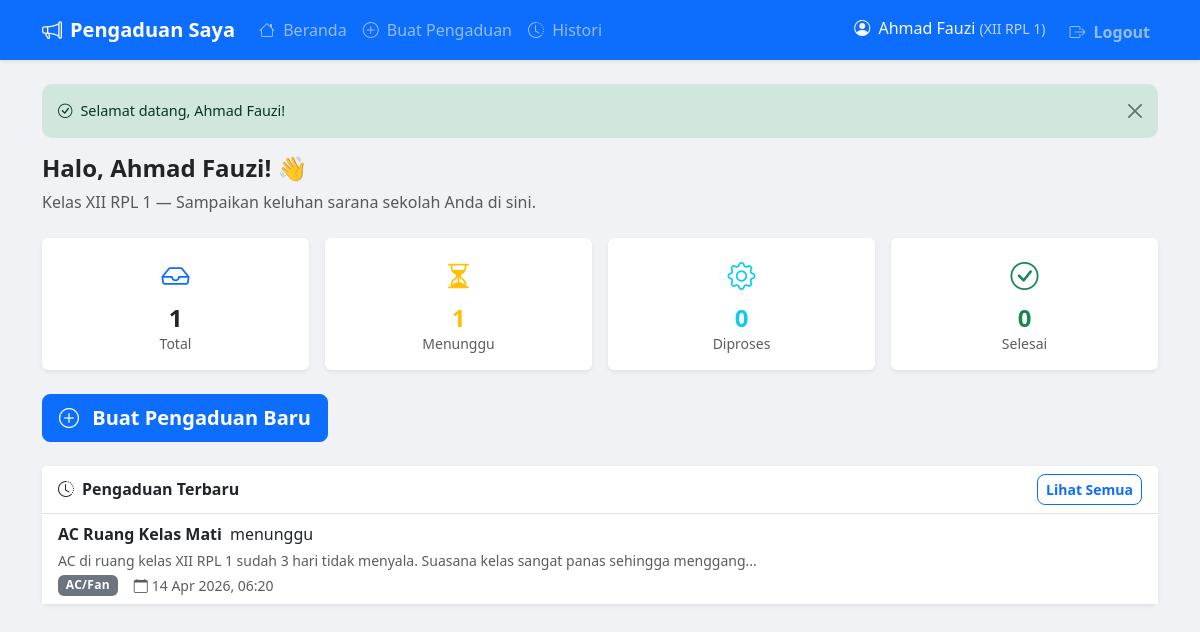
The app's page /siswa/dashboard.php (signed in) with its own data.
### tables this page shows
CREATE TABLE pengaduan (
    id INT(11) NOT NULL AUTO_INCREMENT,
    user_id INT(11) NOT NULL,
    judul VARCHAR(200) NOT NULL,
    deskripsi TEXT NOT NULL,
    kategori ENUM('Listrik', 'Meja-Kursi', 'AC/Fan', 'Komputer', 'Toilet', 'Lainnya') NOT NULL,
    status ENUM('menunggu', 'diproses', 'selesai') NOT NULL DEFAULT 'menunggu',
    created_at TIMESTAMP DEFAULT CURRENT_TIMESTAMP,
    updated_at TIMESTAMP DEFAULT CURRENT_TIMESTAMP ON UPDATE CURRENT_TIMESTAMP,
    PRIMARY KEY (id),
    FOREIGN KEY (user_id) REFERENCES users(id) ON DELETE CASCADE
);

### config/database.php (called while the page is built, shortened)
<?php
 $DB_HOST = '127.0.0.1';
 $DB_USER = 'ukk';
 $DB_PASS = 'ukk123';
 $DB_NAME = 'pengaduan_sekolah';
 $koneksi = mysqli_connect($DB_HOST, $DB_USER, $DB_PASS, $DB_NAME);
mysqli_set_charset($koneksi, "utf8mb4");
function query($sql) {
    global $koneksi;
    $result = mysqli_query($koneksi, $sql);
    $rows = [];
    while ($row = mysqli_fetch_assoc($result)) {
        $rows[] = $row;
    }
    return $rows;
}
function escape($data) {
    global $koneksi;
    return mysqli_real_escape_string($koneksi, htmlspecialchars($data, ENT_QUOTES, 'UTF-8'));
}
?>

### siswa/dashboard.php (the view, shortened to what this page needs)
<?php
require_once __DIR__ . '/../config/database.php';
require_once __DIR__ . '/../includes/functions.php';
 $pengaduan_saya = get_pengaduan_siswa($_SESSION['user_id']);
 $stat_saya = [
    'total'   => count($pengaduan_saya),
    'menunggu'=> 0,
    'diproses'=> 0,
    'selesai' => 0
];
foreach ($pengaduan_saya as $p) {
    if ($p['status'] === 'menunggu') $stat_saya['menunggu']++;
    elseif ($p['status'] === 'diproses') $stat_saya['diproses']++;
    elseif ($p['status'] === 'selesai') $stat_saya['selesai']++;
}
 $pengaduan_terbaru = array_slice($pengaduan_saya, 0, 3);
require_once __DIR__ . '/../includes/header.php';
require_once __DIR__ . '/../includes/navbar_siswa.php';
?>
<div class="container py-4">
    <?php echo flash_message(); ?>
    <div class="mb-4">
        <h4 class="fw-bold">Halo, <?php echo escape($_SESSION['nama']); ?>! <span class="wave-hand">&#128075;</span></h4>
        <p class="text-muted">Kelas <?php echo escape($_SESSION['kelas']); ?> — Sampaikan keluhan sarana sekolah Anda di sini.</p>
    </div>
    <div class="row g-3 mb-4">
        <div class="col-md-3 col-6">
            <div class="card border-0 shadow-sm text-center p-3">
                <i class="bi bi-inbox text-primary" style="font-size:28px;"></i>
                <h4 class="fw-bold mt-2 mb-0"><?php echo $stat_saya['total']; ?></h4>
                <small class="text-muted">Total</small>
            </div>
        </div>
        <div class="col-md-3 col-6">
            <div class="card border-0 shadow-sm text-center p-3">
                <i class="bi bi-hourglass-split text-warning" style="font-size:28px;"></i>
                <h4 class="fw-bold mt-2 mb-0 text-warning"><?php echo $stat_saya['menunggu']; ?></h4>
                <small class="text-muted">Menunggu</small>
            </div>
        </div>
        <div class="col-md-3 col-6">
            <div class="card border-0 shadow-sm text-center p-3">
                <i class="bi bi-gear text-info" style="font-size:28px;"></i>
                <h4 class="fw-bold mt-2 mb-0 text-info"><?php echo $stat_saya['diproses']; ?></h4>
                <small class="text-muted">Diproses</small>
            </div>
        </div>
        <div class="col-md-3 col-6">
            <div class="card border-0 shadow-sm text-center p-3">
                <i class="bi bi-check-circle text-success" style="font-size:28px;"></i>
                <h4 class="fw-bold mt-2 mb-0 text-success"><?php echo $stat_saya['selesai']; ?></h4>
                <small class="text-muted">Selesai</small>
            </div>
        </div>
    </div>
    <a href="buat_pengaduan.php" class="btn btn-primary btn-lg fw-semibold mb-4">
        <i class="bi bi-plus-circle me-2"></i> Buat Pengaduan Baru
    </a>
    <div class="card border-0 shadow-sm">
        <div class="card-header bg-white border-bottom d-flex justify-content-between align-items-center">
            <h6 class="fw-bold mb-0"><i class="bi bi-clock-history me-2"></i>Pengaduan Terbaru</h6>
            <a href="histori.php" class="btn btn-sm btn-outline-primary">Lihat Semua</a>
        </div>
        <div class="card-body p-0">
            <?php if (empty($pengaduan_terbaru)): ?>
                <div class="text-center text-muted py-5">
                    <i class="bi bi-inbox" style="font-size:48px;"></i>
                    <p class="mt-3 mb-0">Anda belum memiliki pengaduan.</p>
                    <a href="buat_pengaduan.php" class="btn btn-sm btn-primary mt-2">Buat Sekarang</a>
                </div>
            <?php else: ?>
                <div class="list-group list-group-flush">
                    <?php foreach ($pengaduan_terbaru as $p): ?>
                        <div class="list-group-item">
                            <div class="d-flex justify-content-between align-items-start">
                                <div class="flex-grow-1">
                                    <div class="d-flex align-items-center gap-2 mb-1">
                                        <h6 class="fw-bold mb-0"><?php echo escape($p['judul']); ?></h6>
                                        <?php echo badge_status($p['status']); ?>
                                    </div>
                                    <p class="text-muted small mb-1">
                                        <?php echo escape(substr($p['deskripsi'], 0, 100)) . (strlen($p['deskripsi']) > 100 ? '...' : ''); ?>
                                    </p>
                                    <div class="d-flex gap-3">
                                        <span class="badge bg-secondary"><?php echo escape($p['kategori']); ?></span>
                                        <small class="text-muted">
                                            <i class="bi bi-calendar me-1"></i><?php echo format_tanggal($p['created_at']); ?>
                                        </small>
                                    </div>
                                </div>
                            </div>
                        </div>
                    <?php endforeach; ?>
                </div>
            <?php endif; ?>
        </div>
    </div>
</div>
<?php require_once __DIR__ . '/../includes/footer.php'; ?>

### assets/css/style.css (style rules this page uses)
body { background-color: #f0f2f5; font-family: 'Segoe UI', system-ui, -apple-system, sans-serif; }
.card { transition: transform 0.2s ease, box-shadow 0.2s ease; }
.badge { font-weight: 600; letter-spacing: 0.3px; font-size: 0.75rem; }
.list-group-item { transition: background-color 0.15s ease; }
.btn { border-radius: 8px; font-weight: 600; transition: all 0.2s ease; }
.wave-hand { display: inline-block; animation: wave 1.5s infinite; transform-origin: 70% 70%; }

### records on screen
pengaduan: judul "AC Ruang Kelas Mati", status "menunggu", deskripsi "AC di ruang kelas XII RPL 1 sudah 3 hari tidak menyala. Suasana kelas sangat panas sehingga menggang", kategori "AC/Fan", created_at "14 Apr 2026, 06:20"

### other values on screen
$_SESSION['nama'] "Ahmad Fauzi"
$_SESSION['kelas'] "XII RPL 1"
$msg "Selamat datang, Ahmad Fauzi!"
$stat_saya['total'] "1"
$stat_saya['menunggu'] "1"
$stat_saya['diproses'] "0"
$stat_saya['selesai'] "0"
